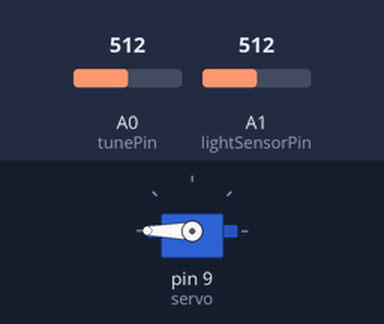
Bench run of a sketch on a simulated Arduino Uno, built with avr-gcc and run on an emulated ATmega328P. Shown: servo. The test bench sets the inputs (shaded band); at power-on: A0 (tunePin) = 512, A1 (lightSensorPin) = 512.

Above: at 1.2 s.
1.3 s: A0 (tunePin) set to 349
2.8 s: A0 (tunePin) set to 322
At 3.2 s:
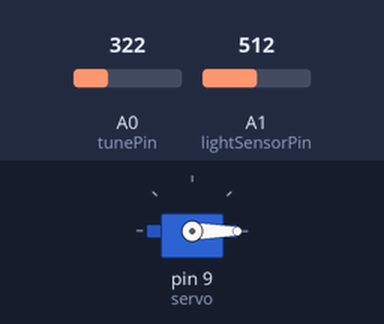
4.3 s: A1 (lightSensorPin) set to 900
At 5.5 s:
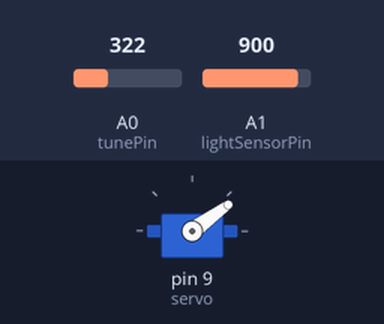
5.8 s: A1 (lightSensorPin) set to 1023
At 6.6 s:
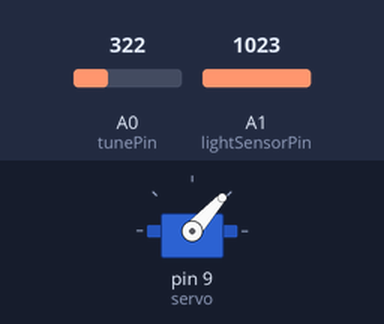
7.3 s: A1 (lightSensorPin) set to 122
At 7.8 s:
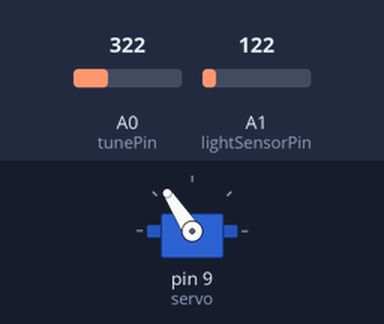
8.8 s: A0 (tunePin) set to 511
At 10.1 s:
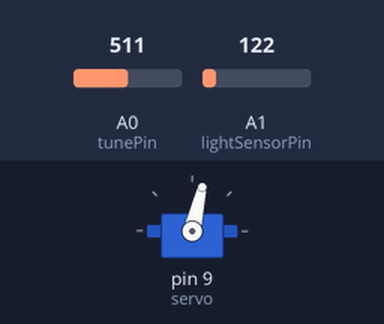
Timing chart, 0 to 11.3 s (numbered marks = the images above; inputs shaded):
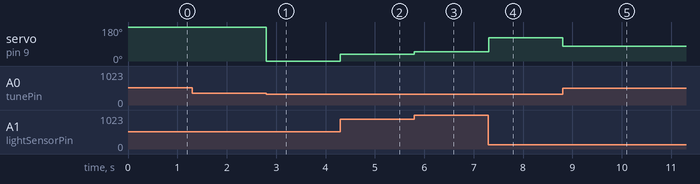

Measured:
- the behaviour switches between 336 and 335 on A0 (tunePin) (found by bisection; images 0 and 1)
- after the input at 1.3 s, every drawn part: stays the same
- after the input at 2.8 s, servo on pin 9 (servo): 180° → 0° at once
- after the input at 4.3 s, servo on pin 9 (servo): 0° → 36° at once
- after the input at 5.8 s, servo on pin 9 (servo): 36° → 48° at once
- after the input at 7.3 s, servo on pin 9 (servo): 48° → 123° at once
- after the input at 8.8 s, servo on pin 9 (servo): 123° → 77° at once

The sketch:

light_reactor.ino
```cpp
#include <Servo.h>

Servo servo;

int tunePin = 0;
int lightSensorPin = 1;

int val;

void setup() {
  servo.attach(9);
}

void loop() {
  servo.write(normalize(analogRead(lightSensorPin)));
}

int offset() {
  return map(analogRead(tunePin), 0, 1023, 0, 800);
}

int normalize(int lightLevel) {
  lightLevel = map(lightLevel, 0, offset(), 0, 255);
//  lightLevel = constrain(lightLevel, 0, 255);
  return lightLevel;
}
```
